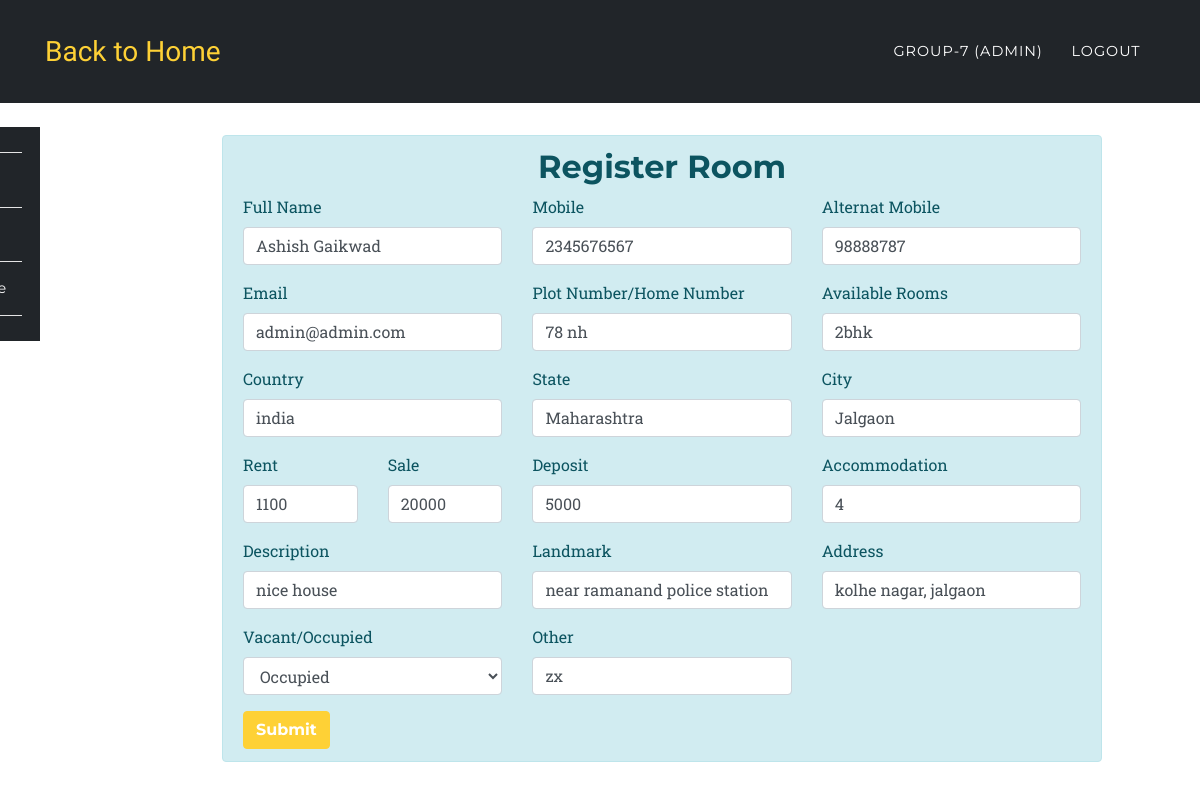
Page /app/update.php?id=13&act=indi (signed in) on the committed database.
### tables this page shows
CREATE TABLE `room_rental_registrations` (
  `id` int(10) UNSIGNED NOT NULL,
  `fullname` varchar(191) NOT NULL,
  `mobile` varchar(191) NOT NULL,
  `alternat_mobile` varchar(191) NOT NULL,
  `email` varchar(191) NOT NULL,
  `country` varchar(191) NOT NULL,
  `state` varchar(191) NOT NULL,
  `city` varchar(191) NOT NULL,
  `landmark` varchar(191) NOT NULL,
  `rent` varchar(191) NOT NULL,
  `sale` varchar(190) DEFAULT NULL,
  `deposit` varchar(191) NOT NULL,
  `plot_number` varchar(191) NOT NULL,
  `rooms` varchar(100) DEFAULT NULL,
  `address` varchar(191) NOT NULL,
  `accommodation` varchar(191) NOT NULL,
  `description` varchar(191) NOT NULL,
  `image` varchar(191) DEFAULT NULL,
  `open_for_sharing` varchar(191) DEFAULT NULL,
  `other` varchar(191) DEFAULT NULL,
  `vacant` int(1) NOT NULL DEFAULT '1',
  `created_at` timestamp NULL DEFAULT CURRENT_TIMESTAMP,
  `updated_at` timestamp NULL DEFAULT CURRENT_TIMESTAMP,
  `user_id` int(10) DEFAULT NULL
);

### app/partials/edit/individaul.php (the view, shortened to what this page needs)
<div class="col-md-11 col-xs-12 col-sm-12">
	<div class="alert alert-info" role="alert">
		<h2 class="text-center">Register Room</h2>
		<form action="" method="POST">
  	 <div class="row">
  	 	<div class="col-md-4">
	  	  <div class="form-group">
		    <label for="fullname">Full Name</label>
		    <input type="text" class="form-control" id="fullname" placeholder="Full Name" name="fullname" value="<?php echo $data['fullname']?$data['fullname']:''; ?>" required>
		  </div>
		 </div>
		<div class="col-md-4">
		  <div class="form-group">
		    <label for="mobile">Mobile</label>
		    <input type="text" class="form-control" id="mobile" placeholder="Mobile" name="mobile" value="<?php echo $data['mobile']?$data['mobile']:''; ?>" required>
		  </div>
		 </div>
		<div class="col-md-4">
		  <div class="form-group">
		    <label for="alternat_mobile">Alternat Mobile</label>
		    <input type="text" class="form-control" id="alternat_mobile" placeholder="Alternat Mobile" name="alternat_mobile" value="<?php echo $data['alternat_mobile']?$data['alternat_mobile']:''; ?>">
		  </div>
		</div>
	</div>
	<div class="row">
  	 	<div class="col-md-4">
		  <div class="form-group">
		    <label for="email">Email</label>
		    <input type="email" class="form-control" id="email" placeholder="Email" name="email" value="<?php echo $data['email']?$data['email']:''; ?>" required>
		  </div>
		 </div>
		 <div class="col-md-4">
		  <div class="form-group">
		    <label for="plot_number">Plot Number/Home Number</label>
		    <input type="text" class="form-control" id="plot_number" placeholder="Plot Number/Home Number" name="plot_number" value="<?php echo $data['plot_number']?$data['plot_number']:''; ?>" required>
		  </div>
		 </div>
		 <div class="col-md-4">
		  <div class="form-group">
		    <label for="rooms">Available Rooms</label>
		    <input type="text" class="form-control" id="rooms" placeholder="1BHK/2BHK/3BHK/1RK" name="rooms" value="<?php echo $data['rooms']?$data['rooms']:''; ?>" required>
		  </div>
		 </div>
	</div>
	<div class="row">
		<div class="col-md-4">
	  <div class="form-group">
	    <label for="country">Country</label>
	    <input type="country" class="form-control" id="country" placeholder="Country" name="country" value="<?php echo $data['country']?$data['country']:''; ?>" required>
	  </div>
	  </div>
	  <div class="col-md-4">
	  <div class="form-group">
	    <label for="state">State</label>
	    <input type="state" class="form-control" id="state" placeholder="State" name="state" value="<?php echo $data['state']?$data['state']:''; ?>" required>
	  </div>
	  </div>
	  <div class="col-md-4">
	  <div class="form-group">
	    <label for="city">City</label>
	    <input type="city" class="form-control" id="city" placeholder="City" name="city" value="<?php echo $data['city']?$data['city']:''; ?>" required>
	  </div>
	  </div>
	 </div>
	 <div class="row">
	 	<div class="col-md-2">
	 <div class="form-group">
	    <label for="rent">Rent</label>
	    <input type="rent" class="form-control" id="rent" placeholder="Rent" name="rent" value="<?php echo $data['rent']?$data['rent']:''; ?>" required>
	  </div>
	  </div>
	  <div class="col-md-2">
	 <div class="form-group">
	    <label for="sale">Sale</label>
	    <input type="sale" class="form-control" id="sale" placeholder="Sale" name="sale" value="<?php echo $data['sale']?$data['sale']:''; ?>">
	  </div>
	  </div>
	  <div class="col-md-4">
	  <div class="form-group">
	    <label for="deposit">Deposit</label>
	    <input type="deposit" class="form-control" id="deposit" placeholder="Deposit" name="deposit" value="<?php echo $data['deposit']?$data['deposit']:''; ?>" required>
	  </div>
	  </div>
	  <div class="col-md-4">
	  <div class="form-group">
	    <label for="accommodation">Accommodation</label>
	    <input type="accommodation" class="form-control" id="accommodation" placeholder="Accommodation" name="accommodation" value="<?php echo $data['accommodation']?$data['accommodation']:''; ?>" required>
	  </div>
	  </div>
	  </div>
	   <div class="row">
	 	<div class="col-md-4">
	  <div class="form-group">
	    <label for="description">Description</label>
	    <input type="description" class="form-control" id="description" placeholder="Description" name="description" value="<?php echo $data['description']?$data['description']:''; ?>" required>
	  </div>
	   </div>
	  <div class="col-md-4">
	  <div class="form-group">
	    <label for="landmark">Landmark</label>
	    <input type="landmark" class="form-control" id="landmark" placeholder="landmark" name="landmark" value="<?php echo $data['landmark']?$data['landmark']:''; ?>" required>
	  </div>
	   </div>
	  <div class="col-md-4">
	  <div class="form-group">
	    <label for="address">Address</label>
	    <input type="address" class="form-control" id="address" placeholder="Address" name="address" value="<?php echo $data['address']?$data['address']:''; ?>" required>
	  </div>
	   </div>
	    </div>
	   <div class="row">
	   	<div class="col-4">
	 		 <div class="form-group">
			    <label for="vacant">Vacant/Occupied</label>
			    <select class="form-control" id="vacant" name="vacant">
			      <option value="0" <?php if($data['vacant'] == '0'){echo 'selected';}?>>Occupied</option>
			    </select>
			  </div>
	 	</div>
	 	<div class="col-md-4">
	  <div class="form-group">
	    <label for="other">Other</label>
	    <input type="other" class="form-control" id="other" placeholder="Other" name="other" value="<?php echo $data['other']?$data['other']:''; ?>" required>
	  </div>
	  </div>
	  </div>
	  <button type="submit" class="btn btn-primary" name='register_individuals' value="register_individuals">Submit</button>
	</form>
	</div>
	</div>

### assets/css/rent.css (style rules this page uses)
body { overflow-x: hidden; font-family: 'Roboto Slab', 'Helvetica Neue', Helvetica, Arial, sans-serif; }
h1, h2, h3, h4, h5, h6 { font-weight: 700; font-family: 'Montserrat', 'Helvetica Neue', Helvetica, Arial, sans-serif; }
.btn { font-family: 'Montserrat', 'Helvetica Neue', Helvetica, Arial, sans-serif; font-weight: 700; }
.btn-primary { background-color: #fed136; border-color: #fed136; }

### rows in the picture
room_rental_registrations: fullname "Ashish Gaikwad", mobile "2345676567", alternat_mobile "98888787", email "admin@admin.com", plot_number "78 nh", rooms "2bhk", country "india", state "Maharashtra", city "Jalgaon", rent "1100", sale "20000", deposit "5000", accommodation "4", description "nice house", landmark "near ramanand police station", address "kolhe nagar, jalgaon", vacant "Occupied", other "zx"

### other values in the picture
$_SESSION['fullname'] "GROUP-7"
